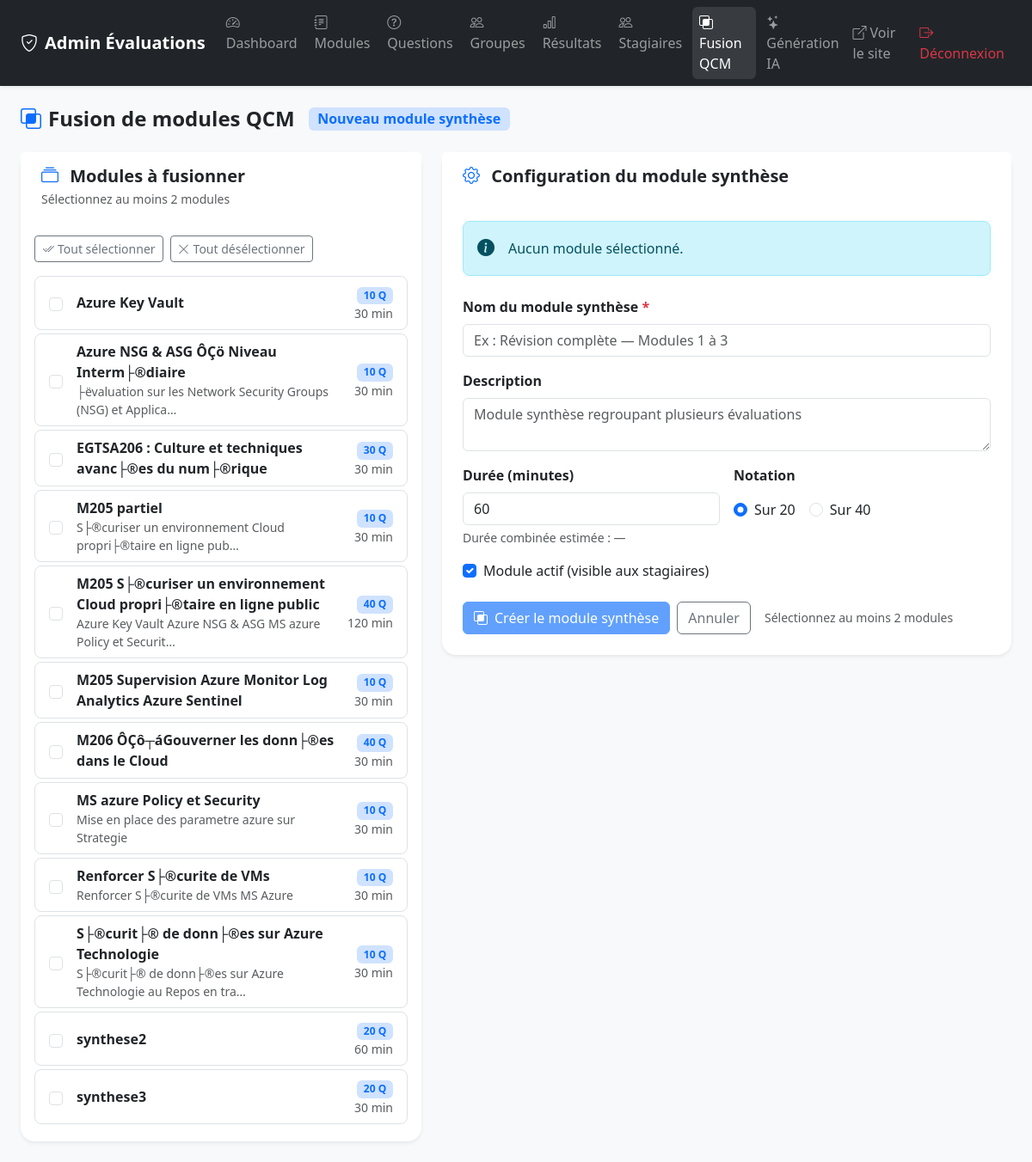
The page /admin/fusion.php (signed in) on the database its author committed.
### tables this page shows
CREATE TABLE `modules` (
  `id` int NOT NULL AUTO_INCREMENT,
  `nom` varchar(150) NOT NULL,
  `description` text,
  `duree_minutes` int DEFAULT '30',
  `note_max` int DEFAULT '20' COMMENT 'Notation sur 20 ou 40',
  `actif` tinyint(1) DEFAULT '1',
  `created_at` timestamp NULL DEFAULT CURRENT_TIMESTAMP,
  PRIMARY KEY (`id`)
);

### includes/functions.php (called while the page is built, shortened)
<?php
function sanitize(string $str): string {
    return htmlspecialchars(trim($str), ENT_QUOTES, 'UTF-8');
}
function getAllModules(): array {
    $pdo = getDB();
    return $pdo->query("
        SELECT m.*,
               COALESCE(m.note_max, 20) AS note_max,
               (SELECT COUNT(*) FROM questions q WHERE q.module_id = m.id) AS nb_questions,
               (SELECT COUNT(*) FROM parties p WHERE p.module_id = m.id) AS nb_parties
        FROM modules m
        ORDER BY m.nom
    ")->fetchAll();
}

### admin/fusion.php (the view, shortened to what this page needs)
<?php
require_once __DIR__ . '/../includes/functions.php';
$modules = getAllModules();
?>
<!DOCTYPE html>
<html lang="fr">
<head>
    <link href="https://cdn.jsdelivr.net/npm/bootstrap@5.3.2/dist/css/bootstrap.min.css" rel="stylesheet">
    <link href="https://cdn.jsdelivr.net/npm/bootstrap-icons@1.11.3/font/bootstrap-icons.min.css" rel="stylesheet">
    <link href="../assets/css/style.css" rel="stylesheet">
</head>
<body class="bg-light">
<?php include __DIR__ . '/partials/navbar.php'; ?>
<div class="container-fluid py-4 px-4">
    <div class="d-flex align-items-center mb-4 gap-3">
        <h2 class="h4 fw-bold mb-0">
            <i class="bi bi-intersect me-2 text-primary"></i>Fusion de modules QCM
        </h2>
        <span class="badge bg-primary-subtle text-primary fs-6">Nouveau module synthèse</span>
    </div>
    <form method="POST" id="fusionForm">
        <div class="row g-4">
            <div class="col-lg-5">
                <div class="card border-0 shadow-sm rounded-4 h-100">
                    <div class="card-header bg-white border-0 py-3 px-4">
                        <h5 class="mb-0 fw-bold">
                            <i class="bi bi-collection me-2 text-primary"></i>
                            Modules à fusionner
                        </h5>
                        <div class="text-muted small mt-1">Sélectionnez au moins 2 modules</div>
                    </div>
                    <div class="card-body p-3">
                        <?php if (empty($modules)): ?>
                            <div class="text-center text-muted py-4">
                                <i class="bi bi-journal-x fs-2 d-block mb-2"></i>
                                Aucun module disponible
                            </div>
                        <?php else: ?>
                        <div class="d-flex gap-2 mb-3">
                            <button type="button" class="btn btn-sm btn-outline-secondary" id="btnAll">
                                <i class="bi bi-check2-all me-1"></i>Tout sélectionner
                            </button>
                            <button type="button" class="btn btn-sm btn-outline-secondary" id="btnNone">
                                <i class="bi bi-x-lg me-1"></i>Tout désélectionner
                            </button>
                        </div>
                        <div class="list-group list-group-flush" id="moduleList">
                            <?php foreach ($modules as $m): ?>
                            <label class="list-group-item list-group-item-action rounded-3 mb-1 border module-item" style="cursor:pointer">
                                <div class="d-flex align-items-center gap-3">
                                    <input class="form-check-input flex-shrink-0 module-checkbox"
                                           type="checkbox"
                                           name="module_ids[]"
                                           value="<?= $m['id'] ?>"
                                           data-questions="<?= (int)$m['nb_questions'] ?>"
                                           data-name="<?= sanitize($m['nom']) ?>">
                                    <div class="flex-grow-1">
                                        <div class="fw-semibold"><?= sanitize($m['nom']) ?></div>
                                        <?php if ($m['description']): ?>
                                        <div class="text-muted small"><?= sanitize(mb_substr($m['description'], 0, 60)) ?><?= mb_strlen($m['description']) > 60 ? '…' : '' ?></div>
                                        <?php endif; ?>
                                    </div>
                                    <div class="text-end flex-shrink-0">
                                        <span class="badge bg-primary-subtle text-primary"><?= (int)$m['nb_questions'] ?> Q</span>
                                        <div class="text-muted small"><?= $m['duree_minutes'] ?> min</div>
                                    </div>
                                </div>
                            </label>
                            <?php endforeach; ?>
                        </div>
                        <?php endif; ?>
                    </div>
                </div>
            </div>
            <div class="col-lg-7">
                <div class="card border-0 shadow-sm rounded-4">
                    <div class="card-header bg-white border-0 py-3 px-4">
                        <h5 class="mb-0 fw-bold">
                            <i class="bi bi-gear me-2 text-primary"></i>
                            Configuration du module synthèse
                        </h5>
                    </div>
                    <div class="card-body p-4">
                        <div id="selectionSummary" class="alert alert-info rounded-3 d-flex align-items-center gap-3 mb-4">
                            <i class="bi bi-info-circle-fill fs-5 flex-shrink-0"></i>
                            <div>
                                <span id="summaryText">Aucun module sélectionné.</span>
                            </div>
                        </div>
                        <div class="mb-3">
                            <label class="form-label fw-semibold">Nom du module synthèse <span class="text-danger">*</span></label>
                            <input type="text" name="nom" id="nomModule" class="form-control"
                                   placeholder="Ex : Révision complète — Modules 1 à 3"
                                   value="<?= sanitize($_POST['nom'] ?? '') ?>" required>
                        </div>
                        <div class="mb-3">
                            <label class="form-label fw-semibold">Description</label>
                            <textarea name="description" class="form-control" rows="2"
                                      placeholder="Module synthèse regroupant plusieurs évaluations"><?= sanitize($_POST['description'] ?? '') ?></textarea>
                        </div>
                        <div class="row g-3 mb-3">
                            <div class="col-sm-6">
                                <label class="form-label fw-semibold">Durée (minutes)</label>
                                <input type="number" name="duree_minutes" id="dureeInput" class="form-control"
                                       min="5" max="300" value="<?= (int)($_POST['duree_minutes'] ?? 60) ?>">
                                <div class="form-text" id="dureeHint">Durée combinée estimée : —</div>
                            </div>
                            <div class="col-sm-6">
                                <label class="form-label fw-semibold">Notation</label>
                                <div class="d-flex gap-3 mt-2">
                                    <div class="form-check">
                                        <input class="form-check-input" type="radio" name="note_max" value="20"
                                               id="nm20" <?= (($_POST['note_max'] ?? '20') == '20') ? 'checked' : '' ?>>
                                        <label class="form-check-label" for="nm20">Sur 20</label>
                                    </div>
                                    <div class="form-check">
                                        <input class="form-check-input" type="radio" name="note_max" value="40"
                                               id="nm40" <?= (($_POST['note_max'] ?? '') == '40') ? 'checked' : '' ?>>
                                        <label class="form-check-label" for="nm40">Sur 40</label>
                                    </div>
                                </div>
                            </div>
                        </div>
                        <div class="mb-4 form-check">
                            <input type="checkbox" name="actif" class="form-check-input" id="actif"
                                   <?= isset($_POST['actif']) || !isset($_POST['nom']) ? 'checked' : '' ?>>
                            <label class="form-check-label" for="actif">Module actif (visible aux stagiaires)</label>
                        </div>
                        <div class="d-flex gap-2 align-items-center">
                            <button type="submit" class="btn btn-primary" id="btnSubmit" disabled>
                                <i class="bi bi-intersect me-2"></i>Créer le module synthèse
                            </button>
                            <a href="modules.php" class="btn btn-outline-secondary">Annuler</a>
                            <span class="text-muted small ms-2" id="btnHint">Sélectionnez au moins 2 modules</span>
                        </div>
                    </div>
                </div>
            </div>
        </div>
    </form>
</div>
</body>
</html>

### admin/partials/navbar.php (shortened to what this page needs)
<nav class="navbar navbar-expand-lg navbar-dark bg-dark shadow-sm">
    <div class="container-fluid px-4">
        <a class="navbar-brand fw-bold" href="index.php">
            <i class="bi bi-shield-check me-2"></i>Admin Évaluations
        </a>
        <div class="collapse navbar-collapse" id="adminNav">
            <ul class="navbar-nav me-auto gap-1">
                <li class="nav-item">
                    <a class="nav-link <?= basename($_SERVER['PHP_SELF']) === 'index.php' ? 'active' : '' ?>"
                       href="index.php">
                        <i class="bi bi-speedometer2 me-1"></i>Dashboard
                    </a>
                </li>
                <li class="nav-item">
                    <a class="nav-link <?= basename($_SERVER['PHP_SELF']) === 'modules.php' ? 'active' : '' ?>"
                       href="modules.php">
                        <i class="bi bi-journal-text me-1"></i>Modules
                    </a>
                </li>
                <li class="nav-item">
                    <a class="nav-link <?= basename($_SERVER['PHP_SELF']) === 'questions.php' ? 'active' : '' ?>"
                       href="questions.php">
                        <i class="bi bi-question-circle me-1"></i>Questions
                    </a>
                </li>
                <li class="nav-item">
                    <a class="nav-link <?= basename($_SERVER['PHP_SELF']) === 'groupes.php' ? 'active' : '' ?>"
                       href="groupes.php">
                        <i class="bi bi-people me-1"></i>Groupes
                    </a>
                </li>
                <li class="nav-item">
                    <a class="nav-link <?= basename($_SERVER['PHP_SELF']) === 'results.php' ? 'active' : '' ?>"
                       href="results.php">
                        <i class="bi bi-bar-chart me-1"></i>Résultats
                    </a>
                </li>
                <li class="nav-item">
                    <a class="nav-link <?= basename($_SERVER['PHP_SELF']) === 'stagiaires.php' ? 'active' : '' ?>"
                       href="stagiaires.php">
                        <i class="bi bi-people me-1"></i>Stagiaires
                    </a>
                </li>
                <li class="nav-item">
                    <a class="nav-link <?= basename($_SERVER['PHP_SELF']) === 'fusion.php' ? 'active' : '' ?>"
                       href="fusion.php">
                        <i class="bi bi-intersect me-1"></i>Fusion QCM
                    </a>
                </li>
                <li class="nav-item">
                    <a class="nav-link <?= basename($_SERVER['PHP_SELF']) === 'generate.php' ? 'active' : '' ?>"
                       href="generate.php">
                        <i class="bi bi-stars me-1"></i>Génération IA
                    </a>
                </li>
            </ul>
            <ul class="navbar-nav">
                <li class="nav-item">
                    <a class="nav-link" href="../index.php" target="_blank">
                        <i class="bi bi-box-arrow-up-right me-1"></i>Voir le site
                    </a>
                </li>
                <li class="nav-item">
                    <a class="nav-link text-danger" href="logout.php">
                        <i class="bi bi-box-arrow-right me-1"></i>Déconnexion
                    </a>
                </li>
            </ul>
        </div>
    </div>
</nav>

### assets/css/style.css (style rules this page uses)
:root { --primary: #4f46e5; --primary-dk: #3730a3; --success: #16a34a; --danger: #dc2626; --warning: #d97706; --radius: 12px; }
body { font-family: 'Segoe UI', system-ui, -apple-system, sans-serif; }
.card { transition: box-shadow 0.2s; }
.navbar-dark .nav-link { border-radius: 6px; padding: 6px 12px; transition: background 0.15s; }
.navbar-dark .nav-link:hover, .navbar-dark .nav-link.active { background: rgba(255,255,255,0.1); }

### rows shown on the page
modules: nom "Azure Key Vault", nb_questions "10", duree_minutes "30"
modules: nom "Azure NSG & ASG ÔÇö Niveau Interm├®diaire", description "├ëvaluation sur les Network Security Groups (NSG) et Applica", nb_questions "10", duree_minutes "30"
modules: nom "EGTSA206 : Culture et techniques avanc├®es du num├®rique", nb_questions "30", duree_minutes "30"
modules: nom "M205 partiel", description "S├®curiser un environnement Cloud propri├®taire en ligne pub", nb_questions "10", duree_minutes "30"
modules: nom "M205 S├®curiser un environnement Cloud propri├®taire en ligne public", description "Azure Key Vault Azure NSG & ASG MS azure Policy et Securit", nb_questions "40", duree_minutes "120"
modules: nom "M205 Supervision Azure Monitor Log Analytics Azure Sentinel", nb_questions "10", duree_minutes "30"
modules: nom "M206 ÔÇô┬áGouverner les donn├®es dans le Cloud", nb_questions "40", duree_minutes "30"
modules: nom "MS azure Policy et Security", description "Mise en place des parametre azure sur Strategie", nb_questions "10", duree_minutes "30"
modules: nom "Renforcer S├®curite de VMs", description "Renforcer S├®curite de VMs MS Azure", nb_questions "10", duree_minutes "30"
modules: nom "S├®curit├® de donn├®es sur Azure Technologie", description "S├®curit├® de donn├®es sur Azure Technologie au Repos en tra", nb_questions "10", duree_minutes "30"
modules: nom "synthese2", nb_questions "20", duree_minutes "60"
modules: nom "synthese3", nb_questions "20", duree_minutes "30"
